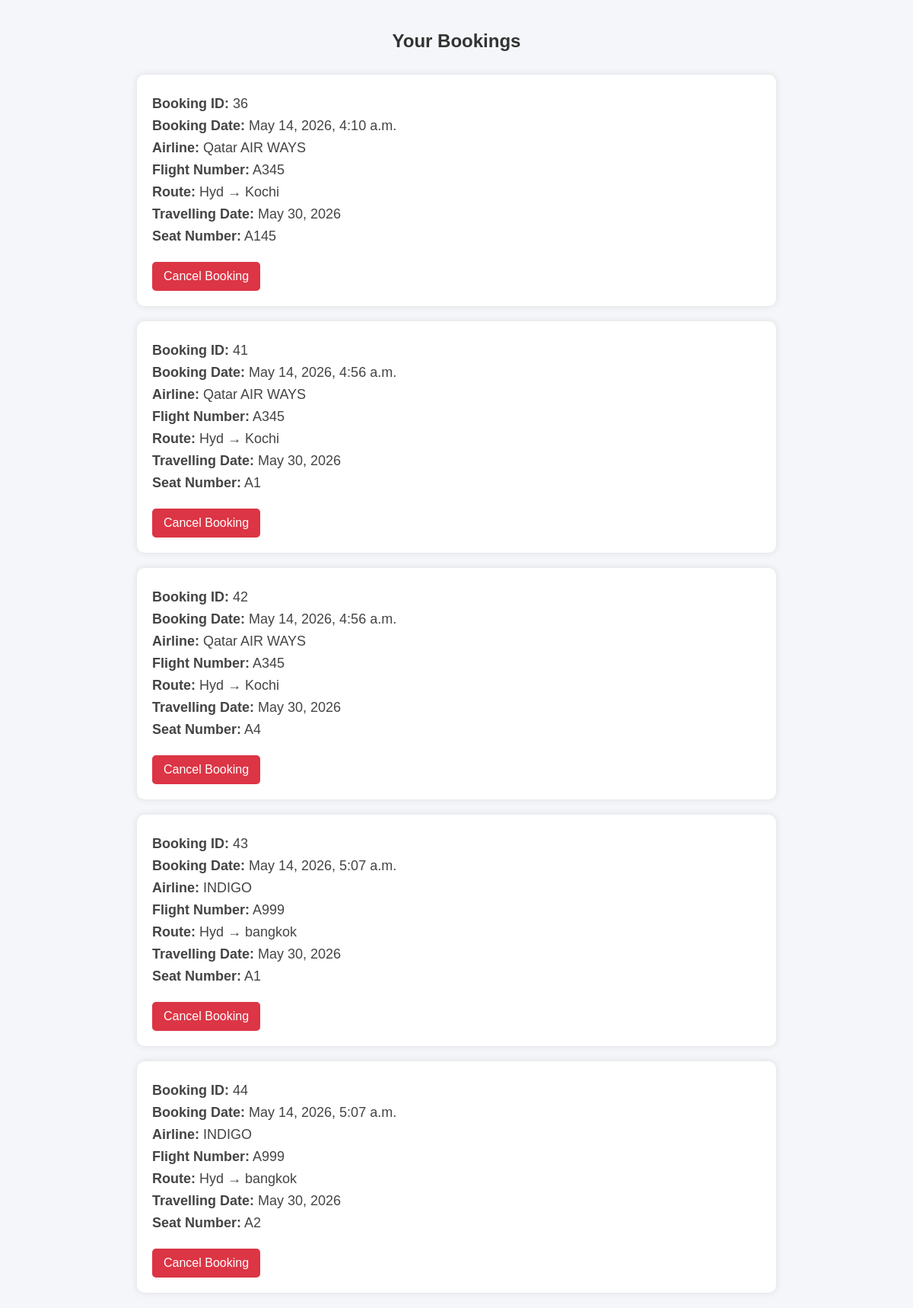
Screenshot of /booking/ (signed in) with the database file from the repository.
### myapp/models.py (models this page shows, shortened)
class Booking(models.Model):
    user = models.ForeignKey(User, on_delete=models.CASCADE)
    flight = models.ForeignKey(Flight, on_delete=models.CASCADE)
    travel_date = models.DateField()
    booking_date = models.DateTimeField(auto_now_add=True)
    seat_number = models.CharField( max_length=10,default='A1')
    payment_methods = models.CharField(max_length=50,default='Unknown')
    razorpay_order_id = models.CharField(
        max_length=100,
        blank=True,
        null=True
    )
    razorpay_payment_id = models.CharField(
        max_length=100,
        blank=True,
        null=True
    )
    payment_status = models.CharField(
        max_length=20,
        default='Pending'
    )

class Flight(models.Model):
    flight_number = models.CharField(max_length=10)
    source = models.CharField(max_length=50)
    destination = models.CharField(max_length=50)
    price = models.IntegerField()
    total_seats = models.IntegerField(default=5)
    flight_name = models.CharField(max_length=50, default="None")

### myapp/views.py (the view)
# urls.py: path('booking/', views.show_bookings),
def show_bookings(request):
    bookings = Booking.objects.filter(user=request.user)
    return render(request, 'show_bookings.html', {'bookings': bookings})

### myapp/templates/show_bookings.html (shortened to what this page needs)
<!DOCTYPE html>
<html>
<head>
</head>
<body>
<div class="container">
    <h2>Your Bookings</h2>
    {% if bookings %}
        {% for booking in bookings %}
        <div class="booking-card">
            <p>
                <strong>Booking ID:</strong>
                {{ booking.id }}
            </p>
            <p>
                <strong>Booking Date:</strong>
                {{ booking.booking_date }}
            </p>
            <p>
                <strong>Airline:</strong>
                {{ booking.flight.flight_name }}
            </p>
            <p>
                <strong>Flight Number:</strong>
                {{ booking.flight.flight_number }}
            </p>
            <p>
                <strong>Route:</strong>
                {{ booking.flight.source }}
                →
                {{ booking.flight.destination }}
            </p>
            <p>
                <strong>Travelling Date:</strong>
                {{ booking.travel_date }}
            </p>
            <p>
                <strong>Seat Number:</strong>
                {{ booking.seat_number }}
            </p>
            <a
                href="/cancel_booking/{{ booking.id }}/"
                class="cancel-btn"
            >
                Cancel Booking
            </a>
        </div>
        {% endfor %}
    {% endif %}
</div>
</body>
</html>

### myapp/templates/show_bookings.html (style rules this page uses)
body { margin:0; padding:0; font-family:Arial; background:#f4f6f9; }
.container { width:70%; margin:auto; margin-top:40px; }
h2 { text-align:center; color:#333; margin-bottom:30px; }
.booking-card { background:white; padding:20px; margin-bottom:20px; border-radius:10px; box-shadow:0px 0px 10px rgba(0,0,0,0.1); }
.booking-card p { font-size:18px; color:#444; margin:8px 0; }
.cancel-btn { display:inline-block; margin-top:15px; text-decoration:none; background:#dc3545; color:white; padding:10px 15px; border-radius:5px; }

### rows the page displays
Booking: id "36", booking_date "May 14, 2026, 4:10 a.m.", flight.flight_name "Qatar AIR WAYS", flight.flight_number "A345", flight.source "Hyd", flight.destination "Kochi", travel_date "May 30, 2026", seat_number "A145"
Booking: id "41", booking_date "May 14, 2026, 4:56 a.m.", flight.flight_name "Qatar AIR WAYS", flight.flight_number "A345", flight.source "Hyd", flight.destination "Kochi", travel_date "May 30, 2026", seat_number "A1"
Booking: id "42", booking_date "May 14, 2026, 4:56 a.m.", flight.flight_name "Qatar AIR WAYS", flight.flight_number "A345", flight.source "Hyd", flight.destination "Kochi", travel_date "May 30, 2026", seat_number "A4"
Booking: id "43", booking_date "May 14, 2026, 5:07 a.m.", flight.flight_name "INDIGO", flight.flight_number "A999", flight.source "Hyd", flight.destination "bangkok", travel_date "May 30, 2026", seat_number "A1"
Booking: id "44", booking_date "May 14, 2026, 5:07 a.m.", flight.flight_name "INDIGO", flight.flight_number "A999", flight.source "Hyd", flight.destination "bangkok", travel_date "May 30, 2026", seat_number "A2"
